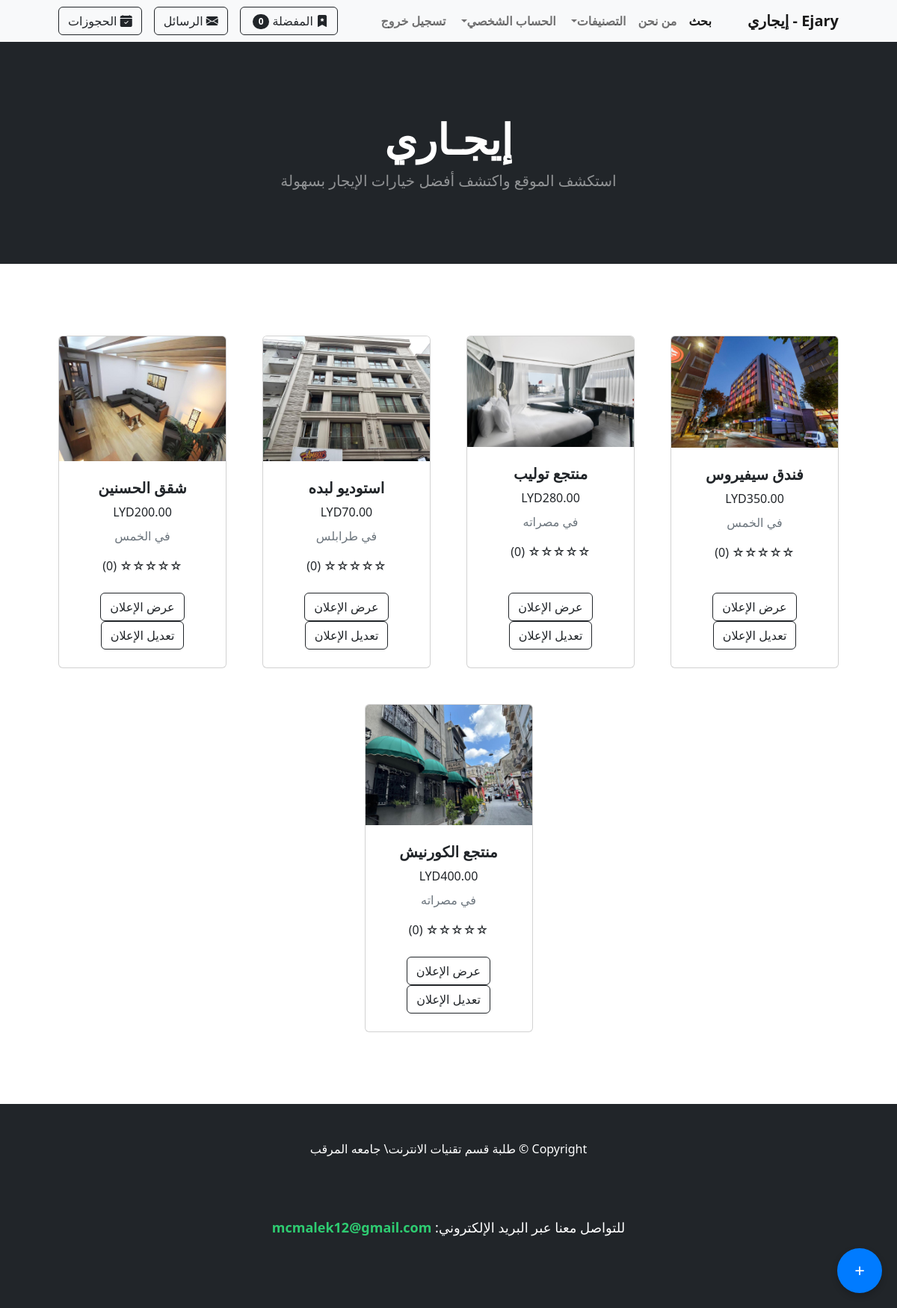
Page / (signed in) on the committed database.
### store/models.py (models this page shows, shortened)
class Product(models.Model):
    name = models.CharField(max_length=100)
    price = models.DecimalField(default=0, decimal_places=2, max_digits=6)
    category = models.ForeignKey(Category, on_delete=models.CASCADE, default=1)
    description = models.CharField(max_length=250, default='', blank=True, null=True)
    image = models.ImageField(upload_to='uploads/product/')
    is_sale = models.BooleanField(default=False)
    sale_price = models.DecimalField(default=0, decimal_places=2, max_digits=6)
    user = models.ForeignKey(User, on_delete=models.CASCADE)  # المستخدم الذي أضاف الإعلان
    city = models.ForeignKey(City, on_delete=models.CASCADE, null=True, blank=True)  # المدينة
    phone_number = models.CharField(
        max_length=10,
        validators=[
            RegexValidator(
                regex=r'^(092|091|094|093)\d{7}$',
                message="Phone number must start with 092, 091, 094, or 093 and be 10 digits long."
            )
        ],
        help_text="Enter a valid phone number starting with 092, 091, 094, or 093."
    )

class City(models.Model):
    name = models.CharField(max_length=100, unique=True)

### store/views.py (the view)
# urls.py: path('', views.home, name='home'),
def home(request):
	products = Product.objects.all()
	return render(request, 'home.html', {'products':products})

### cart/cart.py (called while the page is built)
	def __len__(self):
		return len(self.cart)

### cart/context_processors.py (called while the page is built)
def cart(request):
	return {'cart': Cart(request)}

### store/templatetags/custom_filters.py (called while the page is built)
@register.filter
def average_rating(ratings):
    average = ratings.aggregate(Avg('rating'))['rating__avg']
    return average if average else 0

### store/views.py (called while the page is built)
def categories_processor(request):
    return {
        'categories': Category.objects.all()
    }

def base_context(request):
    if request.user.is_authenticated:
        unread_count = ChatMessage.objects.filter(receiver=request.user, is_read=False).count()
    else:
        unread_count = 0
    return {'unread_count': unread_count}

### store/templates/home.html (shortened to what this page needs)
{% extends 'base.html' %}
{% load custom_filters %}
{% block content %}
<header class="bg-dark py-5">
    <div class="container px-4 px-lg-5 my-5">
        <div class="text-center text-white">
            <h1 class="display-4 fw-bolder">إيجـاري</h1>
            <p class="lead fw-normal text-white-50 mb-0">استكشف الموقع واكتشف أفضل خيارات الإيجار بسهولة</p>
        </div>
    </div>
</header>
<section class="py-5">
    <div class="container px-4 px-lg-5 mt-5">
        <div class="row gx-4 gx-lg-5 row-cols-2 row-cols-md-3 row-cols-xl-4 justify-content-center">
            {% for product in products %}
            <div class="col mb-5">
                <div class="card h-100">
                    <img class="card-img-top" src="{{ product.image.url }}" alt="{{ product.name }}" />
                    <div class="card-body p-4">
                        <div class="text-center">
                            <h5 class="fw-bolder">{{ product.name }}</h5>
                            {% if product.is_sale %}
                            <strike>LYD{{ product.price }}</strike> LYD{{ product.sale_price }}
                            {% else %}
                            LYD{{ product.price }}
                            {% endif %}
                            {% if product.city %}
                            <p class="text-muted mt-2">في {{ product.city.name }}</p>
                            {% endif %}
                            <div class="mt-3">
                                {% with avg=product.ratings.all|average_rating %}
                                    {% if avg %}
                                        {% for i in "12345"|make_list %}
                                            {% if i|add:"0" <= avg %}
                                                ★
                                            {% else %}
                                                ☆
                                            {% endif %}
                                        {% endfor %}
                                        ({{ avg|floatformat:1 }})
                                    {% else %}
                                        ☆☆☆☆☆ (0)
                                    {% endif %}
                                {% endwith %}
                            </div>
                        </div>
                    </div>
                    <div class="card-footer p-4 pt-0 border-top-0 bg-transparent">
                        <div class="text-center">
                            <a class="btn btn-outline-dark mt-auto" href="{% url 'product' product.id %}">عرض الإعلان</a>
                            {% if user.is_authenticated and product.user == user %}
                            <a class="btn btn-outline-dark mt-auto" href="{% url 'edit_product' product.id %}">تعديل الإعلان</a>
                            {% endif %}
                        </div>
                    </div>
                </div>
            </div>
            {% endfor %}
        </div>
    </div>
</section>
{% if user.is_authenticated %}
<a href="{% url 'add_product' %}" class="floating-btn" title="إضافة إعلان">
    <span class="floating-btn-icon">+</span>
</a>
{% endif %}
{% endblock %}

### store/templates/home.html (style rules this page uses)
.floating-btn { position: fixed; bottom: 20px; right: 20px; width: 60px; height: 60px; background-color: #007bff; color: white; border-radius: 50%; text-align: center; box-shadow: 0 4px 8px rgba(0, 0, 0, 0.2); font-size: 24px; line-height: 60px; text-decoration: none; z-index: 1000; transition: all 0.3s ease-in-out; }
.floating-btn-icon { display: inline-block; }

### rows in the picture
Product: image (picture), name "فندق سيفيروس", price "350.00", city.name "الخمس", shows "تعديل الإعلان"
Product: image (picture), name "منتجع توليب", price "280.00", city.name "مصراته", shows "تعديل الإعلان"
Product: image (picture), name "استوديو لبده", price "70.00", city.name "طرابلس", shows "تعديل الإعلان"
Product: image (picture), name "شقق الحسنين", price "200.00", city.name "الخمس", shows "تعديل الإعلان"
Product: image (picture), name "منتجع الكورنيش", price "400.00", city.name "مصراته", shows "تعديل الإعلان"

### other values in the picture
{{ cart|length }} "0"
